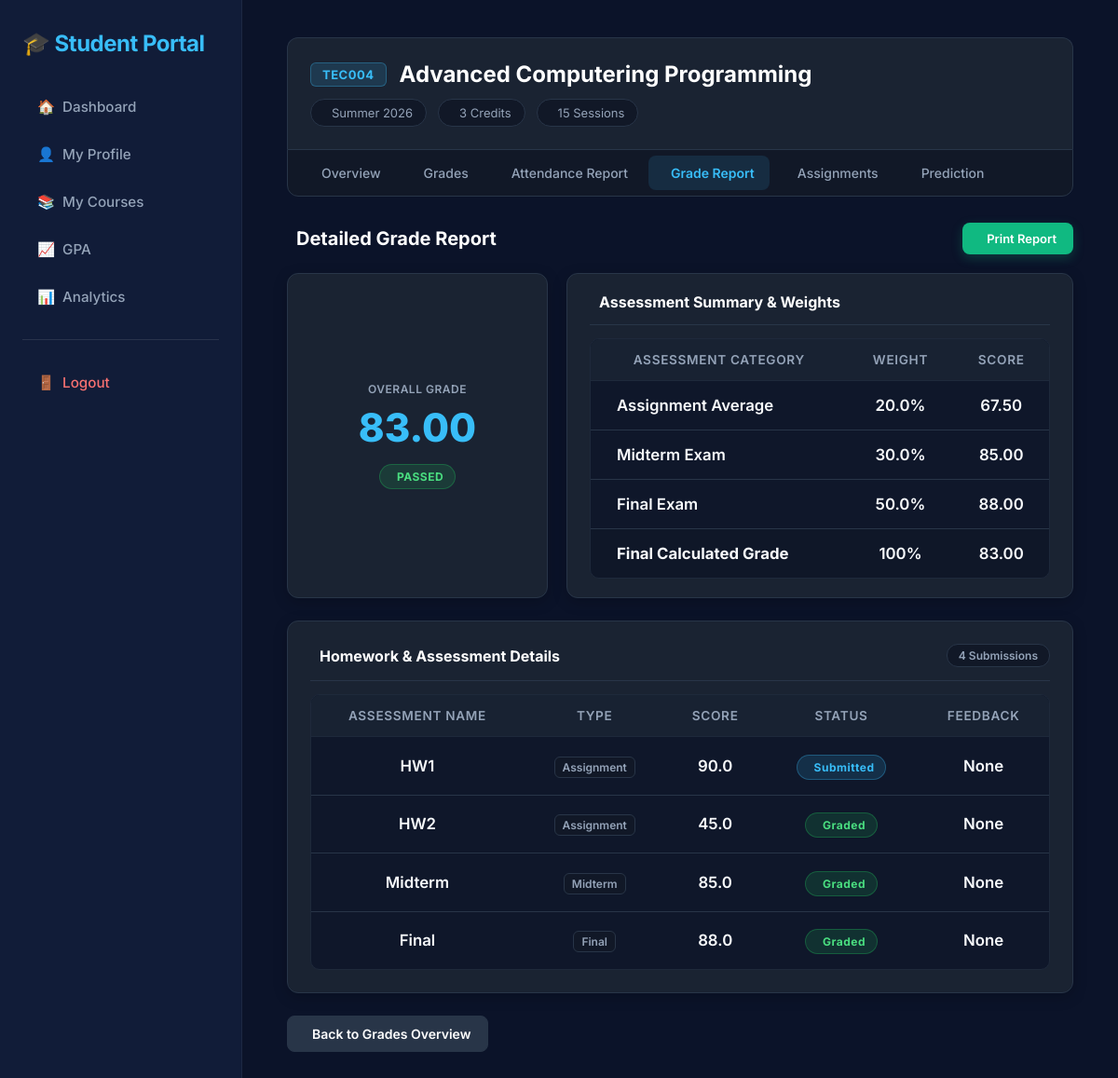
The page /student_db/course/TEC004/grade_report (signed in) on the database its author committed.
### tables this page shows
CREATE TABLE courses(
        course_id TEXT PRIMARY KEY,
        course_name TEXT,
        credits INTEGER,
        semester TEXT,
        sessions INTEGER
    );

CREATE TABLE grades(
    grade_id INTEGER PRIMARY KEY AUTOINCREMENT,

    student_id TEXT,
    course_id TEXT,

    assignment REAL,
    midterm REAL,
    final REAL,

    final_grade REAL,

    FOREIGN KEY(student_id)
        REFERENCES students(student_id),

    FOREIGN KEY(course_id)
        REFERENCES courses(course_id)
    UNIQUE(student_id, course_id)
);

CREATE TABLE grading_scheme(

    scheme_id INTEGER PRIMARY KEY AUTOINCREMENT,

    course_id TEXT,
    instructor_id TEXT,

    assignment_weight REAL,
    midterm_weight REAL,
    final_weight REAL,

    FOREIGN KEY(course_id)
        REFERENCES courses(course_id),

    FOREIGN KEY(instructor_id)
        REFERENCES instructors(instructor_id),

    UNIQUE(course_id, instructor_id));

CREATE TABLE assignment_submissions(

    submission_id INTEGER PRIMARY KEY AUTOINCREMENT,

    assignment_id INTEGER NOT NULL,

    student_id TEXT NOT NULL,

    course_id TEXT NOT NULL,

    submit_time DATETIME,

    file_name TEXT,

    file_path TEXT,

    score REAL,

    feedback TEXT,

    status TEXT DEFAULT 'Not Submitted',

    attempt INTEGER DEFAULT 1,

    FOREIGN KEY(assignment_id)
        REFERENCES assignments(assignment_id),

    FOREIGN KEY(student_id)
        REFERENCES students(student_id),

    FOREIGN KEY(course_id)
        REFERENCES courses(course_id),
    UNIQUE(
        assignment_id,
        student_id
    )
);

CREATE TABLE assignments(

    assignment_id INTEGER PRIMARY KEY AUTOINCREMENT,

    course_id TEXT NOT NULL,

    assignment_name TEXT NOT NULL,

    assignment_type TEXT NOT NULL,

    description TEXT,

    due_date DATE,

    max_points REAL,

    created_at DATETIME DEFAULT CURRENT_TIMESTAMP,

    FOREIGN KEY(course_id)
    REFERENCES courses(course_id));

### student.py (the view)
@student_bp.route(
"/student_db/course/<course_id>/grade_report"
)
@login_required
@student_required
def grade_report_page(course_id):
    student=session["user_id"]
    if not student_owns_course(
        student,
        course_id
    ):
        return "Permission Denied",403
    course=get_course(course_id)
    report=grade_report(
        student,
        course_id
    )
    homeworks=get_homework_scores(
        student,
        course_id
    )
    return render_template(
        "student_page/grade_report.html",
        course=course,
        report=report,
        homeworks=homeworks
    )

### decorator.py (called while the page is built)
def login_required(f):
    @wraps(f)
    def wrapper(*args,**kwargs):
        if "username" not in session:
            return redirect(
                url_for("auth.login")
            )
        return f(*args,**kwargs)
    return wrapper

def student_required(f):
    @wraps(f)
    def wrapper(*args,**kwargs):
        if session.get("role")!="student":
            return redirect(
                url_for("auth.login")
            )
        return f(*args,**kwargs)
    return wrapper

### student_logic.py (called while the page is built)
def get_connection():
    conn = sqlite3.connect(DATABASE)
    conn.row_factory = sqlite3.Row
    return conn

def get_course(course_id):
    conn = get_connection()
    cursor = conn.cursor()
    cursor.execute("""

        SELECT *

        FROM courses

        WHERE course_id=?

    """,(course_id,))
    course = cursor.fetchone()
    conn.close()
    return course

def student_owns_course(student_id, course_id):
    conn = get_connection()
    cursor = conn.cursor()
    cursor.execute("""

        SELECT *

        FROM enrollments

        WHERE

        student_id=?

        AND

        course_id=?

    """,(student_id,course_id))
    result = cursor.fetchone()
    conn.close()
    return result is not None

def grade_report(student_id, course_id):
    conn = get_connection()
    cursor = conn.cursor()
    cursor.execute("""

        SELECT

            c.course_name,
            c.semester,
            c.credits,

            g.assignment,
            g.midterm,
            g.final,
            g.final_grade,

            gs.assignment_weight,
            gs.midterm_weight,
            gs.final_weight

        FROM grades g

        JOIN courses c
        ON g.course_id = c.course_id

        LEFT JOIN grading_scheme gs
        ON gs.course_id = g.course_id

        WHERE

            g.student_id = ?

        AND

            g.course_id = ?

    """,(student_id,course_id))
    report = cursor.fetchone()
    conn.close()
    return report

### templates/student_page/grade_report.html (shortened to what this page needs)
{% extends "base/student_base.html" %}
{% block content %}
{% include "student_page/nav/course_nav.html" %}
<div class="grade-report-container">
    <div class="report-top-header no-print">
        <div class="header-title">
            <h2>Detailed Grade Report</h2>
        </div>
        <button class="btn-print" onclick="window.print()">
            <span>Print Report</span>
        </button>
    </div>
    <div class="grade-report-summary-grid">
        <div class="result-card">
            <span class="result-label">Overall Grade</span>
            <h1 class="result-score">{{ "%.2f"|format(report.final_grade or 0) }}</h1>
            <div class="result-status-wrapper">
                {% if report.final_grade and report.final_grade >= 60 %}
                    <span class="status-badge badge-pass">
                         PASSED
                    </span>
                {% else %}
                    <span class="status-badge badge-fail">
                        <i class="fa-solid fa-circle-xmark"></i> FAILED
                    </span>
                {% endif %}
            </div>
        </div>
        <div class="breakdown-card">
            <div class="card-inner-header">
                <span>Assessment Summary & Weights</span>
            </div>
            <div class="table-responsive">
                <table class="custom-table breakdown-table">
                    <thead>
                        <tr>
                            <th>Assessment Category</th>
                            <th class="text-center">Weight</th>
                            <th class="text-center">Score</th>
                        </tr>
                    </thead>
                    <tbody>
                        <tr>
                            <td class="category-name">
                                <span>Assignment Average</span>
                            </td>
                            <td class="text-center text-muted">{{ report.assignment_weight }}%</td>
                            <td class="text-center font-weight-bold">{{ "%.2f"|format(report.assignment or 0) }}</td>
                        </tr>
                        <tr>
                            <td class="category-name">
                                <span>Midterm Exam</span>
                            </td>
                            <td class="text-center text-muted">{{ report.midterm_weight }}%</td>
                            <td class="text-center font-weight-bold">{{ "%.2f"|format(report.midterm or 0) }}</td>
                        </tr>
                        <tr>
                            <td class="category-name">
                                <span>Final Exam</span>
                            </td>
                            <td class="text-center text-muted">{{ report.final_weight }}%</td>
                            <td class="text-center font-weight-bold">{{ "%.2f"|format(report.final or 0) }}</td>
                        </tr>
                        <tr class="total-row">
                            <td class="category-name">
                                <strong>Final Calculated Grade</strong>
                            </td>
                            <td class="text-center text-emerald font-weight-bold">100%</td>
                            <td class="text-center text-cyan font-weight-bold score-final-text">
                                {{ "%.2f"|format(report.final_grade or 0) }}
                            </td>
                        </tr>
                    </tbody>
                </table>
            </div>
        </div>
    </div>
    <div class="hw-details-card">
        <div class="card-inner-header">
            <div class="header-left">
                <h2>Homework & Assessment Details</h2>
            </div>
            <span class="count-badge">{{ homeworks|length }} Submissions</span>
        </div>
        <div class="table-responsive">
            <table class="custom-table hw-table">
                <thead>
                    <tr>
                        <th>Assessment Name</th>
                        <th class="text-center">Type</th>
                        <th class="text-center">Score</th>
                        <th class="text-center">Status</th>
                        <th>Feedback</th>
                    </tr>
                </thead>
                <tbody>
                    {% for row in homeworks %}
                    <tr>
                        <td class="hw-name">
                            <span>{{ row.assignment_name }}</span>
                        </td>
                        <td class="text-center">
                            <span class="type-tag">{{ row.assignment_type|capitalize }}</span>
                        </td>
                        <td class="text-center font-weight-bold">
                            {% if row.score is not none %}
                                <span class="score-number">{{ row.score }}</span>
                            {% else %}
                                <span class="text-muted">-</span>
                            {% endif %}
                        </td>
                        <td class="text-center">
                            {% if row.status == 'Graded' %}
                                <span class="status-badge badge-graded">
                                     Graded
                                </span>
                            {% elif row.status == 'Submitted' %}
                                <span class="status-badge badge-submitted">
                                     Submitted
                                </span>
                            {% else %}
                                <span class="status-badge badge-not-submitted">
                                    <i class="fa-solid fa-circle-exclamation"></i> Not Submitted
                                </span>
                            {% endif %}
                        </td>
                        <td class="feedback-cell">
                            {% if row.feedback and row.feedback != 'None' %}
                                <span class="feedback-text">{{ row.feedback }}</span>
                            {% else %}
                                <span class="text-muted text-italic">No feedback provided</span>
                            {% endif %}
                        </td>
                    </tr>
                    {% endfor %}
                </tbody>
            </table>
        </div>
    </div>
    <div class="report-actions no-print">
        <a href="{{ url_for('student.grades', course_id=course.course_id) }}" class="btn-back">
            <span>Back to Grades Overview</span>
        </a>
    </div>
</div>
{% endblock %}

### templates/student_page/nav/course_nav.html (shortened to what this page needs)
<div class="course-header">
    <div class="course-title-wrapper">
        <span class="course-badge">{{ course.course_id }}</span>
        <h1 class="course-name">{{ course.course_name }}</h1>
    </div>
    <div class="course-meta-pills">
        <span class="meta-pill"> {{ course.semester }}</span>
        <span class="meta-pill"> {{ course.credits }} Credits</span>
        <span class="meta-pill"> {{ course.sessions }} Sessions</span>
    </div>
</div>
<div class="course-nav">
    <a class="nav-tab {% if request.endpoint=='student.course_dashboard' %}active{% endif %}"
       href="{{ url_for('student.course_dashboard', course_id=course.course_id) }}">
        <span>Overview</span>
    </a>
    <a class="nav-tab {% if request.endpoint=='student.grades' %}active{% endif %}"
       href="{{ url_for('student.grades', course_id=course.course_id) }}">
        <span>Grades</span>
    </a>
    <a class="nav-tab {% if request.endpoint=='student.attendance_report_page' %}active{% endif %}"
       href="{{ url_for('student.attendance_report_page', course_id=course.course_id) }}">
        <span>Attendance Report</span>
    </a>
    <a class="nav-tab {% if request.endpoint=='student.grade_report_page' %}active{% endif %}"
       href="{{ url_for('student.grade_report_page', course_id=course.course_id) }}">
        <span>Grade Report</span>
    </a>
    <a class="nav-tab {% if request.endpoint=='student.assignments' %}active{% endif %}"
       href="{{ url_for('student.assignments', course_id=course.course_id) }}">
        <span>Assignments</span>
    </a>
    <a class="nav-tab {% if request.endpoint=='student.prediction' %}active{% endif %}"
       href="{{ url_for('student.prediction', course_id=course.course_id) }}">
        <span>Prediction</span>
    </a>
</div>

### rows shown on the page
courses: course_id "TEC004", course_name "Advanced Computering Programming", semester "Summer 2026", credits "3", sessions "15"
grades: final_grade "83.00", assignment "67.50", midterm "85.00", final "88.00"
grading_scheme: assignment_weight "20.0", midterm_weight "30.0", final_weight "50.0"
assignment_submissions: assignment_name "HW1", assignment_type "Assignment", score "90.0", status "Submitted", feedback "None"
assignment_submissions: assignment_name "HW2", assignment_type "Assignment", score "45.0", status "Graded", feedback "None"
assignment_submissions: assignment_name "Midterm", assignment_type "Midterm", score "85.0", status "Graded", feedback "None"
assignment_submissions: assignment_name "Final", assignment_type "Final", score "88.0", status "Graded", feedback "None"

### other values the page prints
{{ homeworks|length }} "4"
